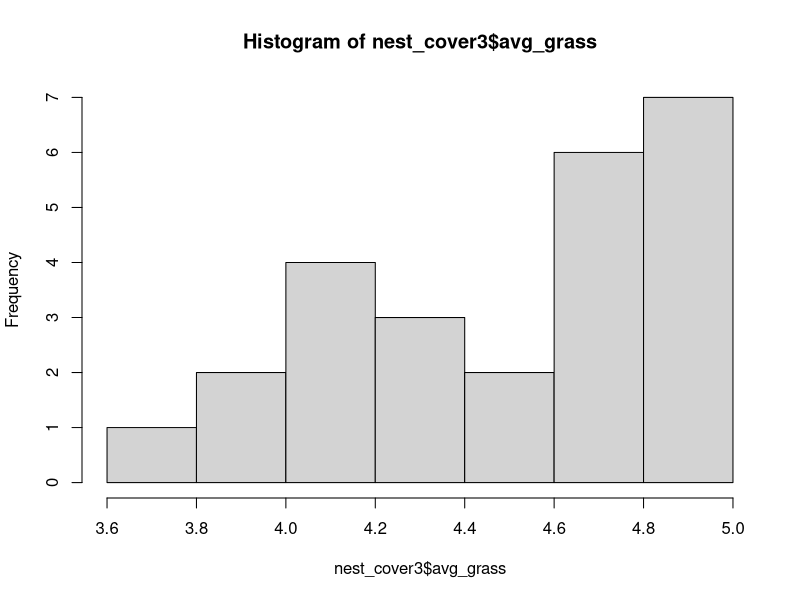
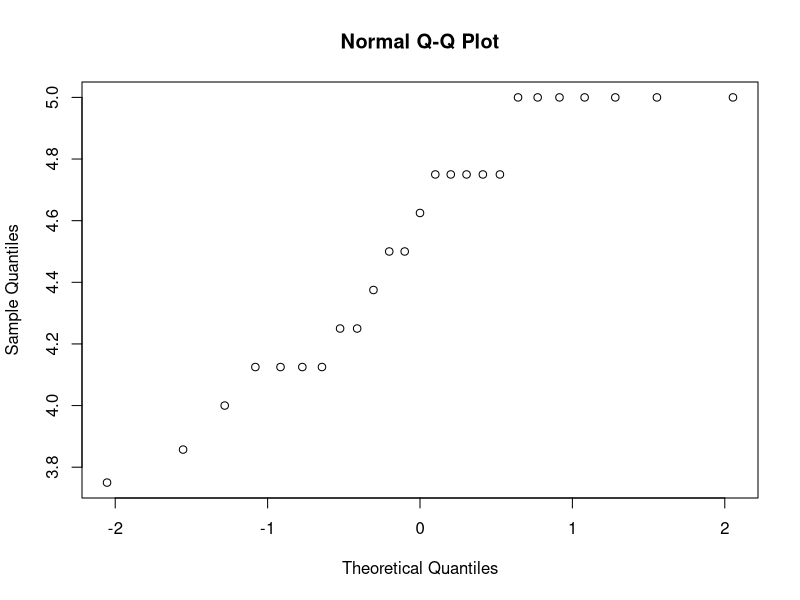
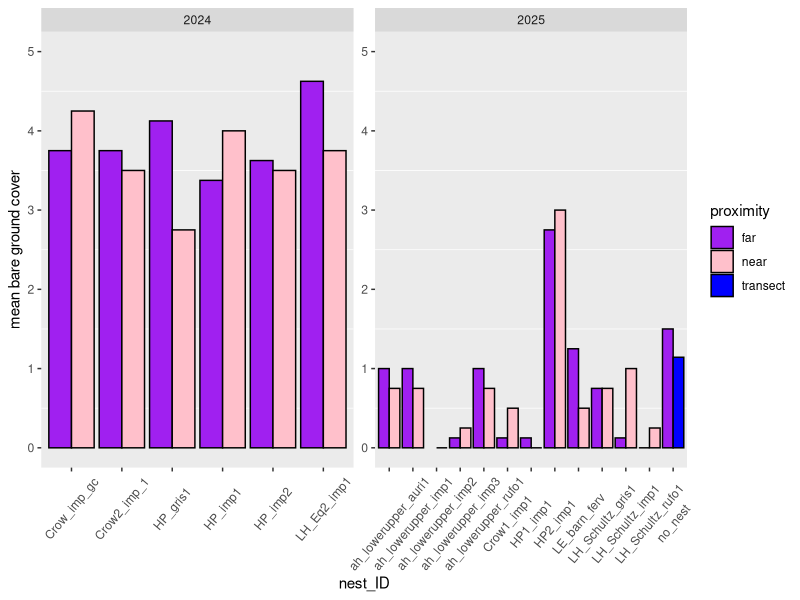
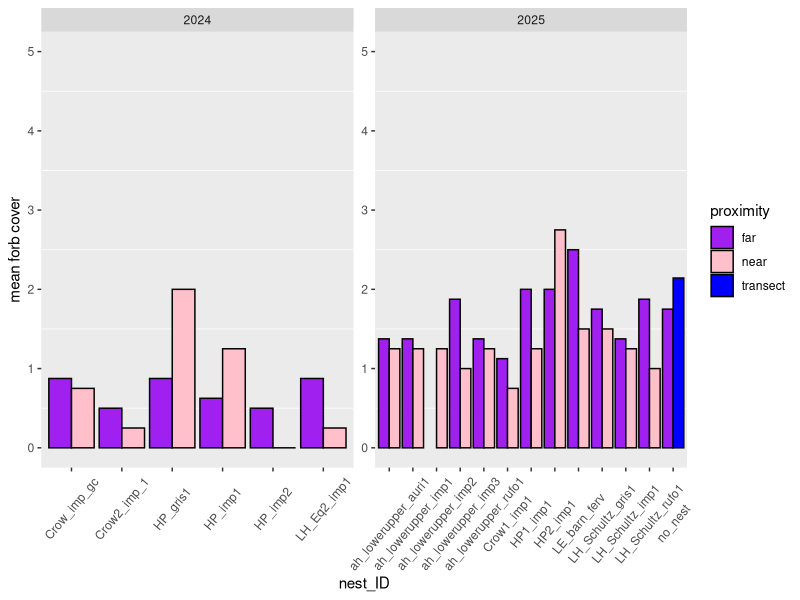
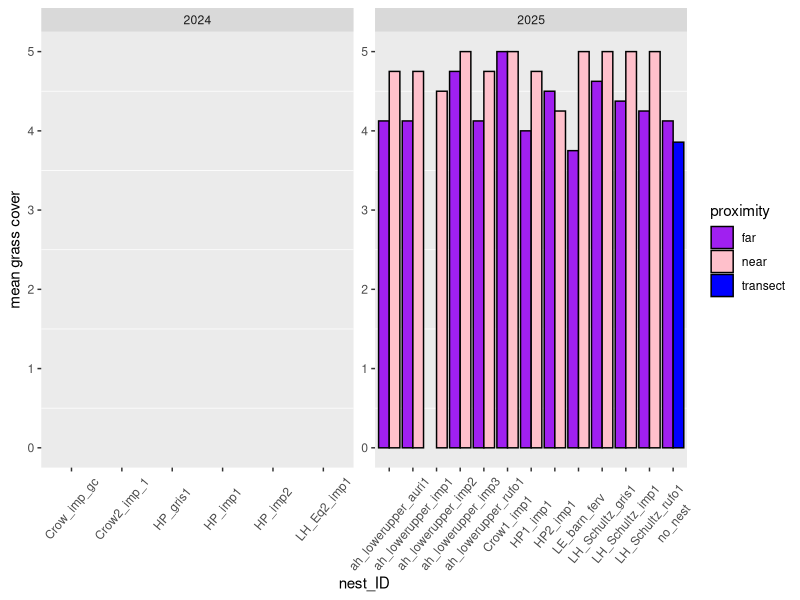
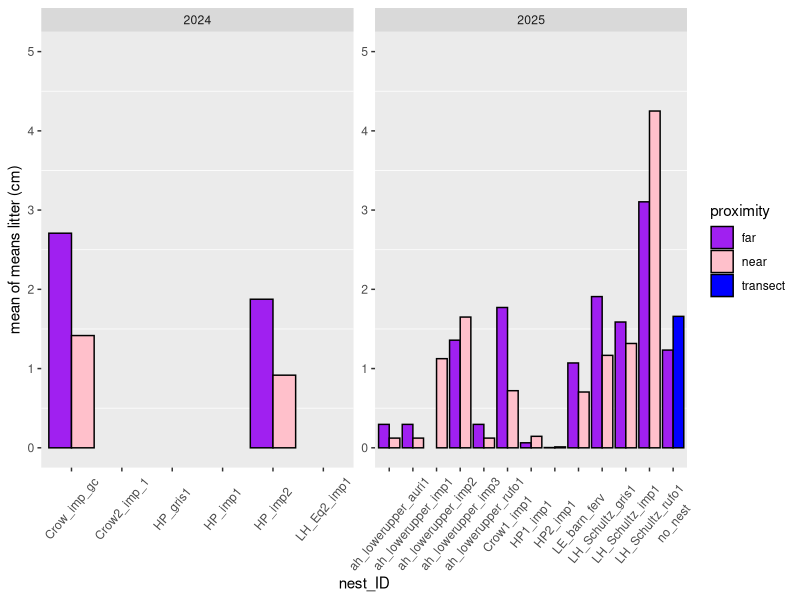
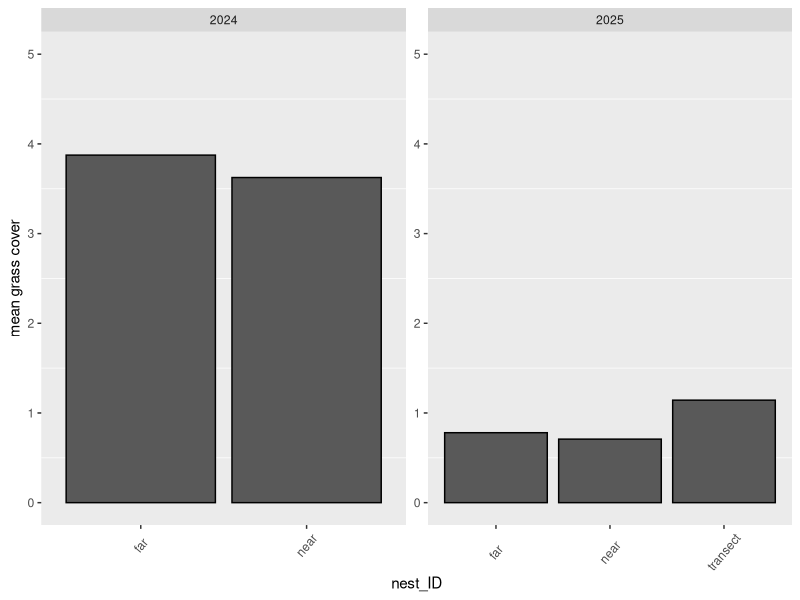
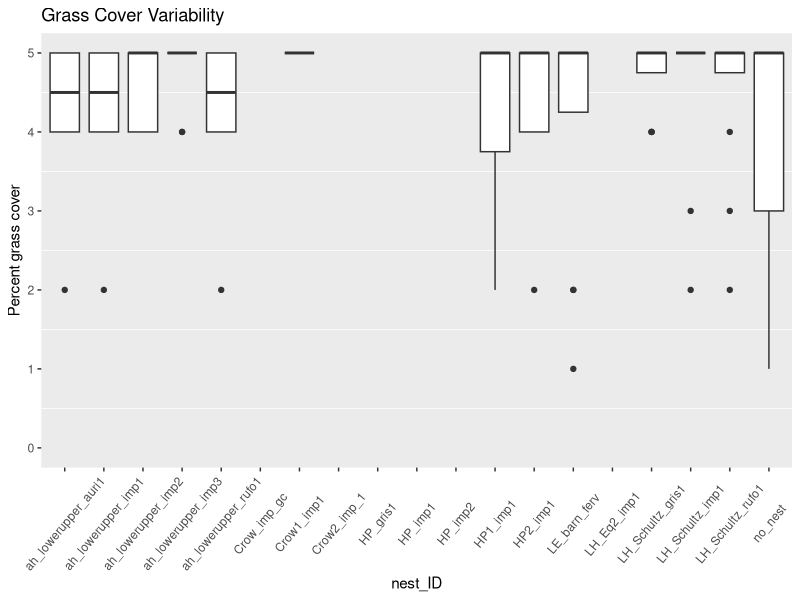

Here is the R script that generated these plots, in order:
# Nest Quest '24 + '25 habitat analysis # SD Oct 1 2025

# Variables of interest 
  # Leaf litter
  # percent cover of grass forb, bare ground, at the nest away from the nest. 
  # Soil density data too.


#### SET WORKING DIRECTORY
# getwd() # this is used to see what your current working directory is. 
# setwd() # this is the commmand you use to set a new working directory. 
#load packages
library(tidyverse) #dplyr package
library(lubridate)

#load data
habitat_all <- read.csv("nq_habitat2425.csv") #reading in the data from github

### Classifying Variables ###
#site column name needs fixed in spreadsheet? 
habitat_all$nest_ID <- as.factor(habitat_all$nest_ID) 
#habitat_all$per_bare <- as.factor(habitat_all$per_bare)
#habitat_all$per_forb <- as.factor(habitat_all$per_forb)
#habitat$per_grass <- as.factor(habitat_all$per_grass)

#first look at data
print(unique(habitat_all$nest_ID)) # 18 unique nests. no_nest is not a nest value.

print(unique(habitat_all$per_bare)) # looks good

print(unique(habitat_all$per_forb)) # looks good

print(unique(habitat_all$per_grass)) # there is a level in here "" that is just a blank space
habitat_all$per_grass[habitat_all$per_grass == "" ] <- NA # changing to NA
print(unique(habitat_all$per_grass)) #check. if "" is gone, then we are good. 

### Data Cleaning ###
#quadrat_no
table(habitat_all$quadrant_no) # values that are "about_x" should just be lumped with the closest quadrat distance
habitat_all$quadrant_no[habitat_all$quadrant_no == 'about_45S'] <- '50S' # replacing values
habitat_all$quadrant_no[habitat_all$quadrant_no == 'about_40S'] <- '50S'
habitat_all$quadrant_no[habitat_all$quadrant_no == 'about_40N'] <- '50N'
habitat_all$quadrant_no[habitat_all$quadrant_no == 'about_45N'] <- '50N'
habitat_all$quadrant_no[habitat_all$quadrant_no == 'about_55E'] <- '50E'
habitat_all$quadrant_no[habitat_all$quadrant_no == 'about_95M'] <- '100M'
table(habitat_all$quadrant_no) # check. do all values look right?

#percent cover data

habitat_all <- mutate(habitat_all, mean_litter_depth = rowMeans(select(habitat_all, starts_with("leaf_lit")), na.rm = TRUE))

#### Creating data set that includes quadrant distances, as well as categories for values near nest and in the surronding area. 
nest_quadrats <- habitat_all %>% 
  group_by(nest_ID, quadrant_no, year) %>% 
  mutate(quadrant_distance = case_when(quadrant_no == "1N" ~ "1m", # column with groupings of quadrat distance
                                      quadrant_no == "1S" ~ "1m",
                                      quadrant_no == "1E" ~ "1m",
                                      quadrant_no == "1W" ~ "1m",
                                      quadrant_no == "10N" ~ "10m",
                                      quadrant_no == "10S" ~ "10m",
                                      quadrant_no == "10E" ~ "10m",
                                      quadrant_no == "10W" ~ "10m",
                                      startsWith(quadrant_no, "50") ~ "50m",
                                      startsWith(quadrant_no, "0") ~ "0m",
                                      startsWith(quadrant_no, "100M") ~ "100m",
                                      startsWith(quadrant_no, "25M") ~ "25m",
                                      startsWith(quadrant_no, "75M") ~ "75m"),
         proximity = case_when(quadrant_no == "1N" ~ "near", # lumps quadrats into a column "near" (1m) nest and "far" from nest (10m and 50m) 
                              quadrant_no == "1S" ~ "near",
                              quadrant_no == "1E" ~ "near",
                              quadrant_no == "1W" ~ "near",
                              quadrant_no == "10N" ~ "far",
                              quadrant_no == "10S" ~ "far",
                              quadrant_no == "10E" ~ "far",
                              quadrant_no == "10W" ~ "far", 
                              quadrant_no == "50N" ~ "far",
                              quadrant_no == "50S" ~ "far",
                              quadrant_no == "50E" ~ "far",
                              quadrant_no == "50W" ~ "far", 
                              startsWith(quadrant_no, "50") ~ "transect", # These are values to represent data at sites where no nest was found. 
                              startsWith(quadrant_no, "0") ~ "transect",
                              startsWith(quadrant_no, "100M") ~ "transect",
                              startsWith(quadrant_no, "25M") ~ "transect",
                              startsWith(quadrant_no, "75M") ~ "transect")) # lumping quadrant distances together

##### Habitat Analysis. Cover  and litter depth data here ####
nest_cover <- nest_quadrats %>% select(.,c("nest_ID",
                                           "year",
                                           "per_bare", 
                                           "per_forb", 
                                           "per_grass", 
                                           "mean_litter_depth",
                                           "quadrant_distance",
                                           "proximity")) #simplifying data set for cover and litter analysis. Only selecting certain columns here.


# I think having a number 1-5 for to represent % ranges of cover in each quadrant will be good to average. 
# Goal is to average each distance.

nest_cover2 <- nest_cover %>% 
  group_by(nest_ID, quadrant_distance, proximity) %>% 
  mutate(per_bare = recode(per_bare, '0' = 0, '1_to_5' = 1, '25_to_50' = 3, '5_to_25' = 2, '50_to_75' = 4, '75_to_100' = 5),
         per_forb = recode(per_forb, '0' = 0, '1_to_5' = 1, '25_to_50' = 3, '5_to_25' = 2, '50_to_75' = 4, '75_to_100' = 5),
         per_grass = recode(per_grass, '0' = 0, '1_to_5' = 1, '25_to_50' = 3, '5_to_25' = 2, '50_to_75' = 4, '75_to_100' = 5))
     # assigned a numeric value to each of the percent cover categories. Now they should be able to be averaged
# 0 = 0
# 1_to_5 = 1
# 5_to_25 = 2
# 25_to_50 = 3
# 50_to_75 = 4
# 75_to_100 = 5

# data frame for average cover for nest ID and year. 
nest_cover3 <- nest_cover2 %>% 
  group_by(nest_ID, year, proximity) %>% 
  summarize(avg_bare = mean(per_bare),
            avg_forb = mean(per_forb),
            avg_grass = mean(per_grass),
            mean_of_means_litter_cm = mean(mean_litter_depth))
hist(nest_cover3$avg_grass)
qqnorm(nest_cover3$avg_grass)
#visualizing cover data
### plotting bare ground for each nest
nest_cover3 %>% 
  ggplot(aes(y = avg_bare, x = nest_ID, fill = proximity)) + # defining x and y values. 'fill' is how to get the groupings based on a column. 
  geom_bar(stat = "identity", position = 'dodge', color = 'black')+ 
  theme(axis.text.x = element_text(angle = 50, vjust = 0.5), #rotate x-axis text
        panel.grid.major = element_blank()) + 
  facet_wrap(vars(year), ncol = 2, scale = "free") + # separate data by year
  ylim(0,5)+ # set scale manually
  labs(x = "nest_ID", y = "mean bare ground cover") + #labels
  scale_fill_manual(values = c("purple", "pink", "blue")) # changing color
  
### plotting forb cover for each nest
nest_cover3 %>% 
  ggplot(aes(y = avg_forb, x = nest_ID, fill = proximity)) +
  geom_bar(stat = "identity", position = 'dodge', color = 'black')+ 
  theme(axis.text.x = element_text(angle = 50, vjust = 0.5), 
        panel.grid.major = element_blank()) +
  facet_wrap(vars(year), ncol = 2, scale = "free") +
  ylim(0,5)+
  labs(x = "nest_ID", y = "mean forb cover") +
  scale_fill_manual(values = c("purple", "pink", "blue"))

### plotting grass cover for each nest
nest_cover3 %>% 
  ggplot(aes(y = avg_grass, x = nest_ID, fill = proximity)) +
  geom_bar(stat = "identity", position = 'dodge', color = 'black')+ 
  theme(axis.text.x = element_text(angle = 50, vjust = 0.5), 
        panel.grid.major = element_blank()) +
  facet_wrap(vars(year), ncol = 2, scale = "free") +
  ylim(0,5)+
  labs(x = "nest_ID", y = "mean grass cover") +
  scale_fill_manual(values = c("purple", "pink", "blue"))

### plotting mean of means litter depth
nest_cover3 %>% 
  ggplot(aes(y = mean_of_means_litter_cm, x = nest_ID, fill = proximity)) +
  geom_bar(stat = "identity", position = 'dodge', color = 'black')+ 
  theme(axis.text.x = element_text(angle = 50, vjust = 0.5), 
        panel.grid.major = element_blank()) +
  facet_wrap(vars(year), ncol = 2, scale = "free") +
  ylim(0,5)+
  labs(x = "nest_ID", y = "mean of means litter (cm)") +
  scale_fill_manual(values = c("purple", "pink", "blue"))

###
### I want to see the cover data averaged across ALL nests###
nest_cover_all <- nest_cover2 %>% 
  filter(!is.na(c(per_bare))) %>% 
  filter(!is.na(c(per_forb))) %>%
  #filter(!is.na(c(per_grass))) %>%
  group_by(proximity, year) %>% 
  summarize(avg_bare = mean(per_bare),
            avg_forb = mean(per_forb),
            avg_grass = mean(per_grass))
  
### plotting grass cover for each nest
nest_cover_all %>% 
  # filter(nest_ID == "ah_lowerupper_imp1") %>% 
  ggplot(aes(y = avg_bare, x = proximity)) +
  geom_bar(stat = "identity", position = 'dodge', color = 'black')+ 
  theme(axis.text.x = element_text(angle = 50, vjust = 0.5), 
        panel.grid.major = element_blank()) +
  facet_wrap(vars(year), ncol = 2, scale = "free") +
  ylim(0,5)+
  labs(x = "nest_ID", y = "mean grass cover") 

## box and whisker plot for grass cover for each nest 
ggplot(nest_cover2, aes(x = nest_ID, y = per_grass)) +
  geom_boxplot() +
  theme(axis.text.x = element_text(angle = 50, vjust = 0.5), 
        panel.grid.major = element_blank()) +
  ylim(0,5)+
  labs(title = "Grass Cover Variability", 
       x = "nest_ID",
       y = "Percent grass cover")


#### Habitat Cover Statistical Analysis ####

## Testing with values averaged for each nest. These are data where each nest has their ranked choices averaged.

#habitat_t_test <- nest_cover3 %>% 
#                    filter(!is.na(avg_grass)) %>% 
#                    filter(!proximity == "transect") %>% 
#                    filter(!nest_ID == "no_nest")
#hist(habitat_t_test$avg_grass)
#qqnorm(habitat_t_test$avg_grass)
#qqline(habitat_t_test$avg_grass)


#result <- t.test(avg_grass ~ proximity, data = habitat_t_test, conf.level = 0.95, paired = FALSE)
#print(result)
#if (result$p.value < 0.05) {
#  print("There is a significant difference in the amount of grass cover in far plots and near plots.")
#} else {
#  print("There is no significant difference in the amount of grass cover in far plots and near plots.")
#}


### Test for data in it's ordinal state, where each value is representative of our percent cover ranking.
  ##  Basically, 1 = no cover and 5 = the highest cover 
## The question: Is there a difference between habitat cover near the nest, versus far from the nest? 
  ## Something to note, is that the "far" category includes 10 and 50 meter measurements, 
    # while the "near" category represents only the 1 meter measurements.
    # Therefore, the sample size for the far category is bigger.

habitat_t_test_standard <- nest_cover2 %>% 
  filter(!is.na(per_grass)) %>% 
  filter(!proximity == "transect") %>% 
  filter(!nest_ID == "no_nest") # removing NA's. Also only interested in habitat data at nests for this test. 
## these data are only representative for 2025 for the moment, as 2024 is missing grass data. 

hist(habitat_t_test_standard$per_grass) # the data is skewed right. it is NOT NORMAL!!
#qqplot(habitat_t_test_standard$per_grass)
#qqline(habitat_t_test_standard$per_grass)

## I was running a t-test at first, before realizing the data was not normal.

#result_2 <- t.test(per_grass ~ proximity, data = habitat_t_test_standard, conf.level = 0.95, paired = FALSE)
#print(result_2)
#if (result_2$p.value < 0.05) {
#  print("There is a significant difference in the amount of grass cover in far plots and near plots.")
#} else {
#  print("There is no significant difference in the amount of grass cover in far plots and near plots.")
#}

## Because the data is not normal, I decided to try a Wilcox Rank Sum test for these data. 
  ## Our data is ordinal, meaning there are rankings. For us it is 1 to 5, to represent our percent cover classes. 

# Performing the Wilxocon Rank Sum Test
# null hypothesis = there is no difference between habitat cover measurements near and far from the nest. 
# alternative = There is a difference between habitat cover measurements near and far from the nest. 
wilcox.test(per_grass~proximity, data = habitat_t_test_standard) # p = 0.008668 < 0.05 | There is difference between grass measurements far and near the nest.
wilcox.test(per_forb~proximity, data = habitat_t_test_standard)  # p = 0.07669  > 0.05 | There is no difference between forb measurements far and near the nest.
wilcox.test(per_bare~proximity, data = habitat_t_test_standard)  # p = 0.3274   > 0.05 | There is no difference between bare ground measurements far and near the nest.

## I also decided to run a Chi-Square test to see if the variables are independent of each other. 
  ## I am still learning about interpreting this, and am not sure if it is relevant. 

# Running Chi Square Test
cont_table = table(habitat_t_test_standard$per_grass,habitat_t_test_standard$proximity) 
print(cont_table)
print(chisq.test(cont_table))

####
##### soil density analysis #####
# hi sami
# hi elise!!!! If you see this, I'm proud of you for pulling code :) 10/20/2025

### Habitat analaysis for soil density data. EB 10/7/25 ###

nest_cover_psi <- nest_quadrats %>% select(.,c("nest_ID", 
                                              "year", 
                                              "psi_avg", 
                                              "quadrant_distance", 
                                              "proximity")) #create new data frame to isolate soil density data

nest_cover_psi <- nest_cover_psi %>%
  group_by(nest_ID, proximity, year) %>%
  summarize(mean_psi = mean(psi_avg))


#barplot(mean_psi ~ nest_ID, data = nest_cover_psi)

## to create a barplot for one individual nest
#nest_cover_psi %>%
  #filter(nest_ID == "ah_lowerupper_imp1") %>% 
  #ggplot(aes(y = mean_psi, x = quadrant_distance)) +
  #geom_bar(stat = "identity") +
  #facet_wrap(vars(quadrat_distance), ncol = 3) +
  #labs(x = "quadrat distance", y = "mean psi :)") + 
 #ggtitle("Arden hills lower upper impatiens nest 1")

nest_cover_psi %>%
ggplot(aes(y = mean_psi, x = nest_ID, fill = proximity)) +
  geom_bar(stat = "identity", position = 'dodge', color = 'black')+ 
  theme(axis.text.x = element_text(angle = 50, vjust = 0.5), 
        panel.grid.major = element_blank()) +
  facet_wrap(vars(year), ncol = 2, scale = "free") +
  ylim(0,400)+
  labs(x = "nest_ID", y = "mean soil compaction (psi)") +
  scale_fill_manual(values = c("purple", "pink", "blue"))

#Create a box and whisker plot for soil compaction variability 

ggplot(habitat_all, aes(x = nest_ID, y = psi_avg)) +
  geom_boxplot() +
  theme(axis.text.x = element_text(angle = 50, vjust = 0.5), 
        panel.grid.major = element_blank()) +
  ylim(0,400)+
  labs(title = "Soil Compaction Variability", 
       x = "nest_ID",
       y = "soil density (psi)")
